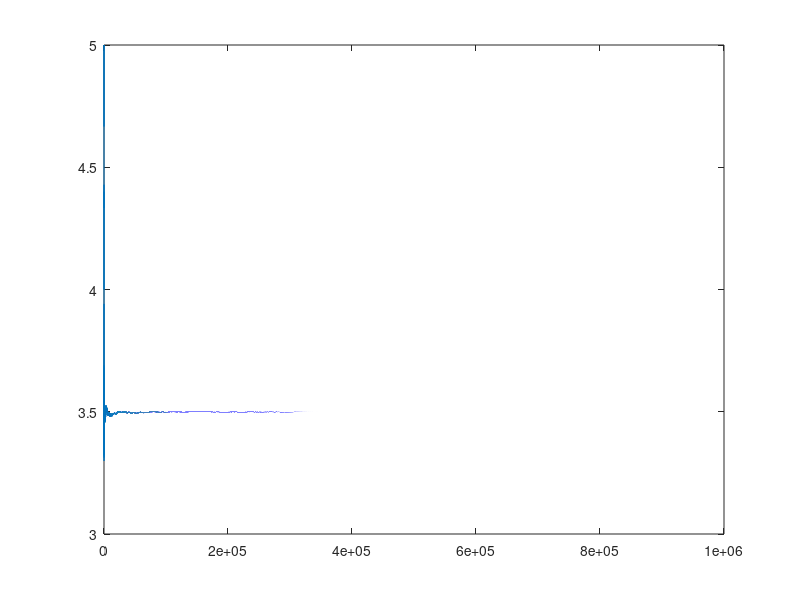

MATLAB code for this plot:
clear all
close all

Nmax=1000000;

N=ceil(rand(1,Nmax)*6);

media=zeros(1,Nmax); %la preallocazione velocizza molto 

tic
%for n=1:Nmax
%    media(n)=sum(N(1:n))/n;
%end
temp=0
for n=1:Nmax %algoritmo molto piu` veloce 
    temp=temp+N(n);
    media(n)=temp/n; %senza allocazione, queste sono Nmax chiamate di allocazione
end
toc

plot(media)
